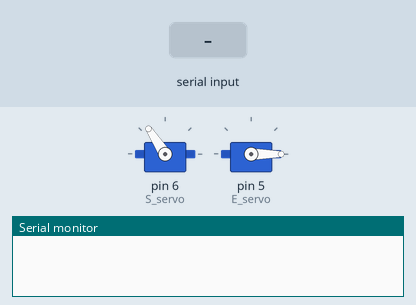
Recording of a sketch running on a simulated Arduino Uno, built with avr-gcc and run on an emulated ATmega328P. Parts: 2 × servo, the last lines printed to the serial monitor. The test bench sets the inputs (shaded band).

Above: at 1.2 s.
1.3 s: byte 30 received over Serial
At 1.68 s:
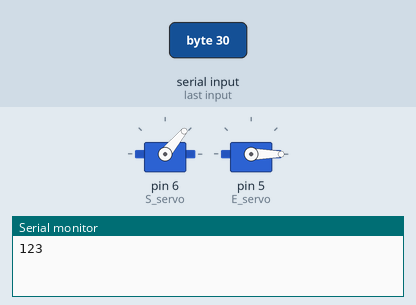
At 2.1 s:
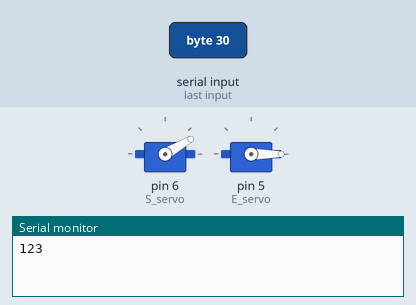
3.2 s: byte 90 received over Serial
At 4.8 s:
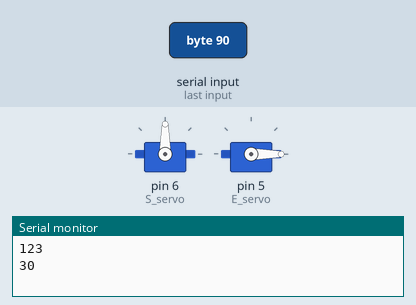
Timing chart, 0 to 6.3 s (numbered marks = the images above; inputs shaded):
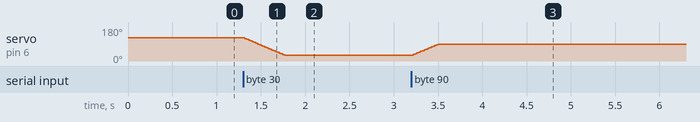

Measured:
- after the input at 1.3 s, servo on pin 6 (S_servo): moves from 123° to 30° over 0.47 s, starting at once
- after the input at 3.2 s, servo on pin 6 (S_servo): moves from 30° to 90° over 0.30 s, starting at once

The sketch:

Plotter_test_3.ino
```cpp
#include <Servo.h>

Servo S_servo;
Servo E_servo;// create servo object to control a servo
// twelve servo objects can be created on most boards

int S_current = 123;
int E_current = 0;


void setup() {
  S_servo.attach(6);  // attaches the servo on pin 9 to the servo object
  E_servo.attach(5);
  Serial.begin(115200);

  S_servo.write(S_current);
  E_servo.write(E_current);
}

void loop() {
    if(Serial.available() > 0) {
      int angle = Serial.read();
      Serial.println(S_current);
      int S_target = angle;
      S_move(S_current, S_target);
      //move_servo(current, target, 1);


  }
}

void S_move(int current, int target) {

  while (current < target) {
    current = current + 1; // increments of 1 degree
    S_servo.write(current);
    delay(5); // wait 15ms between movements.
  }
  while (current > target) {
    current = current - 1; // increments of 1 degree
    S_servo.write(current);
    delay(5); // wait 15ms between movements.
  }

  S_current = current;
}
```
